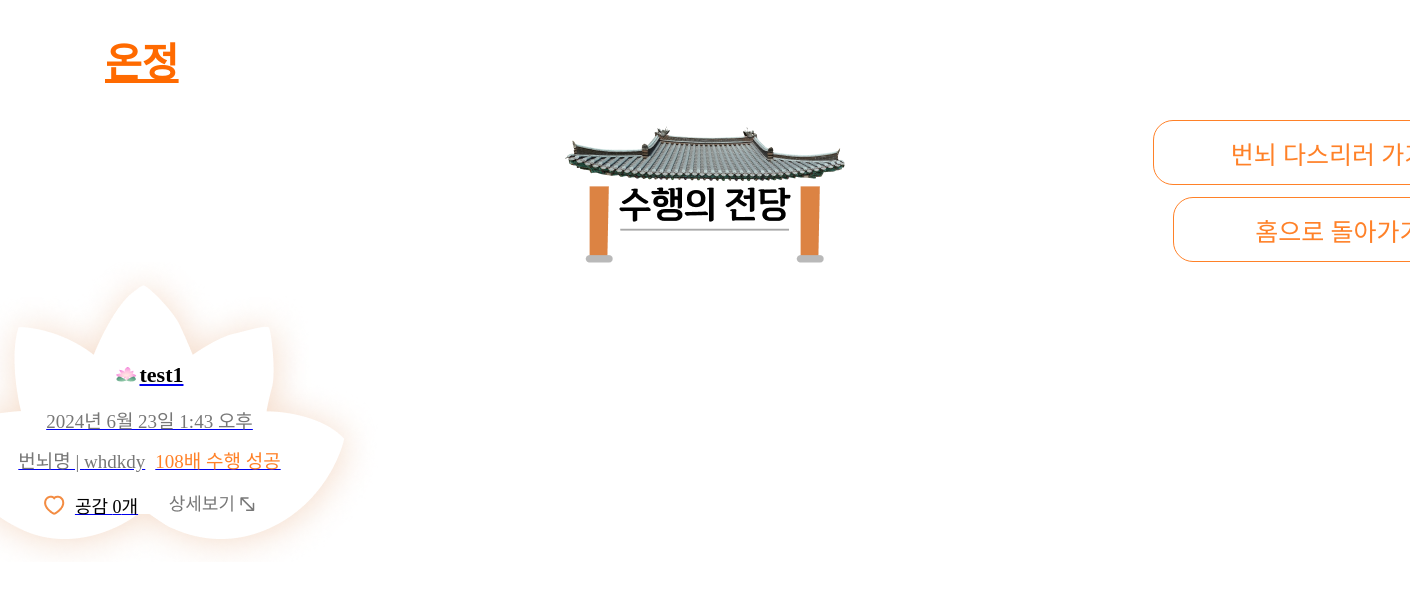
Before: /post/community_108/ with the older database file.
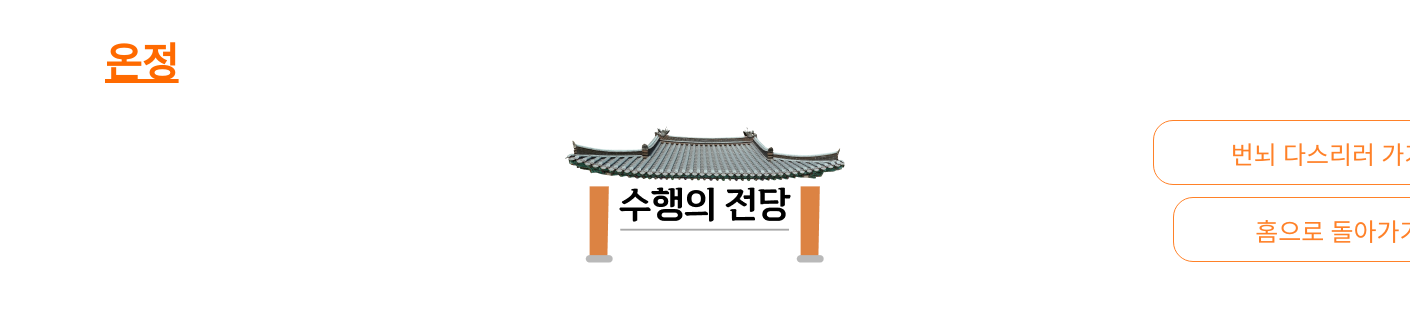
After: the same page with the newer database file.
### post/models.py (models this page shows, shortened)
class SharedWish(models.Model):
    wish = models.ForeignKey(MyWish, on_delete=models.CASCADE, related_name='my_wish')

class MyWish(models.Model):
    title = models.CharField(max_length=10)
    user = models.ForeignKey(User, on_delete=models.CASCADE)
    text = models.TextField()
    created_at = models.DateTimeField(auto_now_add=True)
    like = models.ManyToManyField(User, related_name='likes', blank=True)
    like_count = models.IntegerField(default=0)
    num108_count = models.IntegerField(default=0)

### post/views.py (the view)
# urls.py: path('community_108/', community_108, name="community_108"),
def community_108(request):
    sharedwish = SharedWish.objects.all()
    return render(request, 'post/community_108.html', {'sharedwishes' : sharedwish})

### post/templates/post/community_108.html (shortened to what this page needs)
<!DOCTYPE html>
{% load static %}
<html>
    <head>
            <link rel="stylesheet" type="text/css" href="{% static 'css/main/community_108.css'%}"/>
    </head>
    <body>
        <div class = "screen">
            <div class = "topnav">
                <a class="onjung" href="{% url 'main:mainpage' %}">
                    온정
                </a>
            </div>
            <div class = "frametop">
                <img class="icon-place" alt="안뜸" src="{%static 'images/mainpage_img/img-building.png'%}"/>
                <div class="buttons">
                    <a class="do108-button" href="{% url 'post:start_108' %}">번뇌 다스리러 가기</a>
                    <a class="mainpage-button" href="{% url 'main:mainpage' %}">홈으로 돌아가기</a>
                </div>
            </div>
            <div class="postbox">
                <div style="display: flex; flex-wrap: wrap; gap: 50px;">
                    {% for sharedwish in sharedwishes %}
                    <div class="frame-post">
                        <a href="{% url 'post:detail_108' %}">
                            <img class="post-background" alt="안뜸" src="{%static 'images/mainpage_img/img-post-background.png'%}"/>
                            <div class="frame-text">
                                <div class="post-username">
                                    <img class="lotus-username" alt="안뜸" src="{%static 'images/mainpage_img/img-lotus-mini.png'%}"/>
                                    <div class="db_username">{{sharedwish.wish.user.username}}</div>
                                </div>
                                <div class="post-time">
                                    <div class="db_time">{{ sharedwish.wish.created_at }}</div>
                                </div>
                                <div class="post-title">
                                    <div class="db_title">번뇌명 | {{ sharedwish.wish.title }}</div>
                                    <div class="ok108">108배 수행 성공</div>
                                </div>
                                <div class="icons">
                                    <div class = "likes">
                                        <img class="img-like" alt="안뜸" src="{%static 'images/mainpage_img/img-like.png'%}"/>
                                        <div class ="db_like">공감 {{ sharedwish.wish.like_count }}개</div>
                                    </div>
                                    <img class="img-detail" alt="안뜸" src="{%static 'images/mainpage_img/img-detail.png'%}"/>
                                </div>
                            </div>
                        </a>
                    </div>
                    {% endfor %}
                </div>
            </div>
        </div>
    </body>
</html>

Changed rows visible on the page:
removed SharedWish: wish.user.username "test1", wish.created_at "2024년 6월 23일 1:43 오후", wish "whdkdy", wish.like_count "0"
